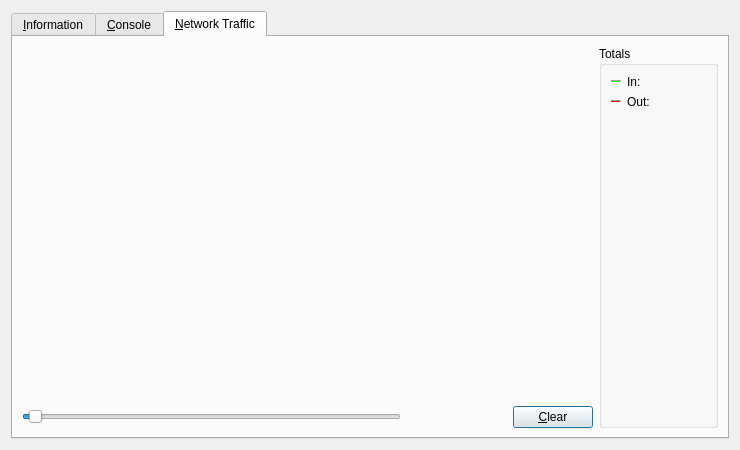
<?xml version="1.0" encoding="UTF-8"?>
<ui version="4.0">
 <class>RPCConsole</class>
 <widget class="QDialog" name="RPCConsole">
  <property name="geometry">
   <rect>
    <x>0</x>
    <y>0</y>
    <width>740</width>
    <height>450</height>
   </rect>
  </property>
  <property name="windowTitle">
   <string>simplecash - Debug window</string>
  </property>
  <layout class="QVBoxLayout" name="verticalLayout_2">
   <item>
    <widget class="QTabWidget" name="tabWidget">
     <property name="currentIndex">
      <number>2</number>
     </property>
     <widget class="QWidget" name="tab_info">
      <attribute name="title">
       <string>&amp;Information</string>
      </attribute>
      <layout class="QGridLayout" name="gridLayout" columnstretch="0,1">
       <property name="horizontalSpacing">
        <number>12</number>
       </property>
       <item row="0" column="0">
        <widget class="QLabel" name="label_9">
         <property name="font">
          <font>
           <weight>75</weight>
           <bold>true</bold>
          </font>
         </property>
         <property name="text">
          <string>simplecash Core</string>
         </property>
        </widget>
       </item>
       <item row="1" column="0">
        <widget class="QLabel" name="label_5">
         <property name="text">
          <string>Client name</string>
         </property>
        </widget>
       </item>
       <item row="1" column="1">
        <widget class="QLabel" name="clientName">
         <property name="cursor">
          <cursorShape>IBeamCursor</cursorShape>
         </property>
         <property name="text">
          <string>N/A</string>
         </property>
         <property name="textFormat">
          <enum>Qt::PlainText</enum>
         </property>
         <property name="textInteractionFlags">
          <set>Qt::LinksAccessibleByMouse|Qt::TextSelectableByKeyboard|Qt::TextSelectableByMouse</set>
         </property>
        </widget>
       </item>
       <item row="2" column="0">
        <widget class="QLabel" name="label_6">
         <property name="text">
          <string>Client version</string>
         </property>
        </widget>
       </item>
       <item row="2" column="1">
        <widget class="QLabel" name="clientVersion">
         <property name="cursor">
          <cursorShape>IBeamCursor</cursorShape>
         </property>
         <property name="text">
          <string>N/A</string>
         </property>
         <property name="textFormat">
          <enum>Qt::PlainText</enum>
         </property>
         <property name="textInteractionFlags">
          <set>Qt::LinksAccessibleByMouse|Qt::TextSelectableByKeyboard|Qt::TextSelectableByMouse</set>
         </property>
        </widget>
       </item>
       <item row="3" column="0">
        <widget class="QLabel" name="label_14">
         <property name="text">
          <string>Using OpenSSL version</string>
         </property>
         <property name="indent">
          <number>10</number>
         </property>
        </widget>
       </item>
       <item row="3" column="1">
        <widget class="QLabel" name="openSSLVersion">
         <property name="cursor">
          <cursorShape>IBeamCursor</cursorShape>
         </property>
         <property name="text">
          <string>N/A</string>
         </property>
         <property name="textFormat">
          <enum>Qt::PlainText</enum>
         </property>
         <property name="textInteractionFlags">
          <set>Qt::LinksAccessibleByMouse|Qt::TextSelectableByKeyboard|Qt::TextSelectableByMouse</set>
         </property>
        </widget>
       </item>
       <item row="4" column="0">
        <widget class="QLabel" name="label_12">
         <property name="text">
          <string>Build date</string>
         </property>
        </widget>
       </item>
       <item row="4" column="1">
        <widget class="QLabel" name="buildDate">
         <property name="cursor">
          <cursorShape>IBeamCursor</cursorShape>
         </property>
         <property name="text">
          <string>N/A</string>
         </property>
         <property name="textFormat">
          <enum>Qt::PlainText</enum>
         </property>
         <property name="textInteractionFlags">
          <set>Qt::LinksAccessibleByMouse|Qt::TextSelectableByKeyboard|Qt::TextSelectableByMouse</set>
         </property>
        </widget>
       </item>
       <item row="5" column="0">
        <widget class="QLabel" name="label_13">
         <property name="text">
          <string>Startup time</string>
         </property>
        </widget>
       </item>
       <item row="5" column="1">
        <widget class="QLabel" name="startupTime">
         <property name="cursor">
          <cursorShape>IBeamCursor</cursorShape>
         </property>
         <property name="text">
          <string>N/A</string>
         </property>
         <property name="textFormat">
          <enum>Qt::PlainText</enum>
         </property>
         <property name="textInteractionFlags">
          <set>Qt::LinksAccessibleByMouse|Qt::TextSelectableByKeyboard|Qt::TextSelectableByMouse</set>
         </property>
        </widget>
       </item>
       <item row="6" column="0">
        <widget class="QLabel" name="label_11">
         <property name="font">
          <font>
           <weight>75</weight>
           <bold>true</bold>
          </font>
         </property>
         <property name="text">
          <string>Network</string>
         </property>
        </widget>
       </item>
       <item row="7" column="0">
        <widget class="QLabel" name="label_7">
         <property name="text">
          <string>Number of connections</string>
         </property>
        </widget>
       </item>
       <item row="7" column="1">
        <widget class="QLabel" name="numberOfConnections">
         <property name="cursor">
          <cursorShape>IBeamCursor</cursorShape>
         </property>
         <property name="text">
          <string>N/A</string>
         </property>
         <property name="textFormat">
          <enum>Qt::PlainText</enum>
         </property>
         <property name="textInteractionFlags">
          <set>Qt::LinksAccessibleByMouse|Qt::TextSelectableByKeyboard|Qt::TextSelectableByMouse</set>
         </property>
        </widget>
       </item>
       <item row="8" column="0">
        <widget class="QLabel" name="label_8">
         <property name="text">
          <string>On testnet</string>
         </property>
        </widget>
       </item>
       <item row="8" column="1">
        <widget class="QCheckBox" name="isTestNet">
         <property name="enabled">
          <bool>false</bool>
         </property>
         <property name="text">
          <string/>
         </property>
        </widget>
       </item>
       <item row="9" column="0">
        <widget class="QLabel" name="label_10">
         <property name="font">
          <font>
           <weight>75</weight>
           <bold>true</bold>
          </font>
         </property>
         <property name="text">
          <string>Block chain</string>
         </property>
        </widget>
       </item>
       <item row="10" column="0">
        <widget class="QLabel" name="label_3">
         <property name="text">
          <string>Current number of blocks</string>
         </property>
        </widget>
       </item>
       <item row="10" column="1">
        <widget class="QLabel" name="numberOfBlocks">
         <property name="cursor">
          <cursorShape>IBeamCursor</cursorShape>
         </property>
         <property name="text">
          <string>N/A</string>
         </property>
         <property name="textFormat">
          <enum>Qt::PlainText</enum>
         </property>
         <property name="textInteractionFlags">
          <set>Qt::LinksAccessibleByMouse|Qt::TextSelectableByKeyboard|Qt::TextSelectableByMouse</set>
         </property>
        </widget>
       </item>
       <item row="11" column="0">
        <widget class="QLabel" name="label_4">
         <property name="text">
          <string>Estimated total blocks</string>
         </property>
        </widget>
       </item>
       <item row="11" column="1">
        <widget class="QLabel" name="totalBlocks">
         <property name="cursor">
          <cursorShape>IBeamCursor</cursorShape>
         </property>
         <property name="text">
          <string>N/A</string>
         </property>
         <property name="textFormat">
          <enum>Qt::PlainText</enum>
         </property>
         <property name="textInteractionFlags">
          <set>Qt::LinksAccessibleByMouse|Qt::TextSelectableByKeyboard|Qt::TextSelectableByMouse</set>
         </property>
        </widget>
       </item>
       <item row="12" column="0">
        <widget class="QLabel" name="label_2">
         <property name="text">
          <string>Last block time</string>
         </property>
        </widget>
       </item>
       <item row="12" column="1">
        <widget class="QLabel" name="lastBlockTime">
         <property name="cursor">
          <cursorShape>IBeamCursor</cursorShape>
         </property>
         <property name="text">
          <string>N/A</string>
         </property>
         <property name="textFormat">
          <enum>Qt::PlainText</enum>
         </property>
         <property name="textInteractionFlags">
          <set>Qt::LinksAccessibleByMouse|Qt::TextSelectableByKeyboard|Qt::TextSelectableByMouse</set>
         </property>
        </widget>
       </item>
       <item row="13" column="0">
        <spacer name="verticalSpacer_2">
         <property name="orientation">
          <enum>Qt::Vertical</enum>
         </property>
         <property name="sizeHint" stdset="0">
          <size>
           <width>20</width>
           <height>20</height>
          </size>
         </property>
        </spacer>
       </item>
       <item row="14" column="0">
        <widget class="QLabel" name="labelDebugLogfile">
         <property name="font">
          <font>
           <weight>75</weight>
           <bold>true</bold>
          </font>
         </property>
         <property name="text">
          <string>Debug log file</string>
         </property>
        </widget>
       </item>
       <item row="15" column="0">
        <widget class="QPushButton" name="openDebugLogfileButton">
         <property name="toolTip">
          <string>Open the simplecash debug log file from the current data directory. This can take a few seconds for large log files.</string>
         </property>
         <property name="text">
          <string>&amp;Open</string>
         </property>
         <property name="autoDefault">
          <bool>false</bool>
         </property>
        </widget>
       </item>
       <item row="16" column="0">
        <widget class="QLabel" name="labelCLOptions">
         <property name="font">
          <font>
           <weight>75</weight>
           <bold>true</bold>
          </font>
         </property>
         <property name="text">
          <string>Command-line options</string>
         </property>
        </widget>
       </item>
       <item row="17" column="0">
        <widget class="QPushButton" name="showCLOptionsButton">
         <property name="toolTip">
          <string>Show the simplecash-Qt help message to get a list with possible simplecash command-line options.</string>
         </property>
         <property name="text">
          <string>&amp;Show</string>
         </property>
         <property name="autoDefault">
          <bool>false</bool>
         </property>
        </widget>
       </item>
       <item row="18" column="0">
        <spacer name="verticalSpacer">
         <property name="orientation">
          <enum>Qt::Vertical</enum>
         </property>
         <property name="sizeHint" stdset="0">
          <size>
           <width>20</width>
           <height>40</height>
          </size>
         </property>
        </spacer>
       </item>
      </layout>
     </widget>
     <widget class="QWidget" name="tab_console">
      <attribute name="title">
       <string>&amp;Console</string>
      </attribute>
      <layout class="QVBoxLayout" name="verticalLayout_3">
       <property name="spacing">
        <number>3</number>
       </property>
       <item>
        <widget class="QTextEdit" name="messagesWidget">
         <property name="minimumSize">
          <size>
           <width>0</width>
           <height>100</height>
          </size>
         </property>
         <property name="readOnly">
          <bool>true</bool>
         </property>
         <property name="tabKeyNavigation" stdset="0">
          <bool>false</bool>
         </property>
         <property name="columnCount" stdset="0">
          <number>2</number>
         </property>
        </widget>
       </item>
       <item>
        <layout class="QHBoxLayout" name="horizontalLayout">
         <property name="spacing">
          <number>3</number>
         </property>
         <item>
          <widget class="QLabel" name="label">
           <property name="text">
            <string notr="true">&gt;</string>
           </property>
          </widget>
         </item>
         <item>
          <widget class="QLineEdit" name="lineEdit"/>
         </item>
         <item>
          <widget class="QPushButton" name="clearButton">
           <property name="maximumSize">
            <size>
             <width>24</width>
             <height>24</height>
            </size>
           </property>
           <property name="toolTip">
            <string>Clear console</string>
           </property>
           <property name="text">
            <string/>
           </property>
           <property name="icon">
            <iconset resource="../bitcoin.qrc">
             <normaloff>:/icons/remove</normaloff>:/icons/remove</iconset>
           </property>
           <property name="shortcut">
            <string notr="true">Ctrl+L</string>
           </property>
           <property name="autoDefault">
            <bool>false</bool>
           </property>
          </widget>
         </item>
        </layout>
       </item>
      </layout>
     </widget>
     <widget class="QWidget" name="tab">
      <attribute name="title">
       <string>&amp;Network Traffic</string>
      </attribute>
      <layout class="QHBoxLayout" name="horizontalLayout_3">
       <item>
        <layout class="QVBoxLayout" name="verticalLayout_4">
         <item>
          <widget class="TrafficGraphWidget" name="trafficGraph" native="true">
           <property name="sizePolicy">
            <sizepolicy hsizetype="Expanding" vsizetype="Expanding">
             <horstretch>0</horstretch>
             <verstretch>0</verstretch>
            </sizepolicy>
           </property>
          </widget>
         </item>
         <item>
          <layout class="QHBoxLayout" name="horizontalLayout_2">
           <item>
            <widget class="QSlider" name="sldGraphRange">
             <property name="minimum">
              <number>1</number>
             </property>
             <property name="maximum">
              <number>288</number>
             </property>
             <property name="pageStep">
              <number>12</number>
             </property>
             <property name="value">
              <number>6</number>
             </property>
             <property name="orientation">
              <enum>Qt::Horizontal</enum>
             </property>
            </widget>
           </item>
           <item>
            <widget class="QLabel" name="lblGraphRange">
             <property name="minimumSize">
              <size>
               <width>100</width>
               <height>0</height>
              </size>
             </property>
             <property name="alignment">
              <set>Qt::AlignCenter</set>
             </property>
            </widget>
           </item>
           <item>
            <widget class="QPushButton" name="btnClearTrafficGraph">
             <property name="text">
              <string>&amp;Clear</string>
             </property>
            </widget>
           </item>
          </layout>
         </item>
        </layout>
       </item>
       <item>
        <layout class="QVBoxLayout" name="verticalLayout">
         <item>
          <widget class="QGroupBox" name="groupBox">
           <property name="title">
            <string>Totals</string>
           </property>
           <layout class="QVBoxLayout" name="verticalLayout_5">
            <item>
             <layout class="QHBoxLayout" name="horizontalLayout_4">
              <item>
               <widget class="Line" name="line">
                <property name="sizePolicy">
                 <sizepolicy hsizetype="Fixed" vsizetype="Fixed">
                  <horstretch>0</horstretch>
                  <verstretch>0</verstretch>
                 </sizepolicy>
                </property>
                <property name="minimumSize">
                 <size>
                  <width>10</width>
                  <height>0</height>
                 </size>
                </property>
                <property name="palette">
                 <palette>
                  <active>
                   <colorrole role="Light">
                    <brush brushstyle="SolidPattern">
                     <color alpha="255">
                      <red>0</red>
                      <green>255</green>
                      <blue>0</blue>
                     </color>
                    </brush>
                   </colorrole>
                  </active>
                  <inactive>
                   <colorrole role="Light">
                    <brush brushstyle="SolidPattern">
                     <color alpha="255">
                      <red>0</red>
                      <green>255</green>
                      <blue>0</blue>
                     </color>
                    </brush>
                   </colorrole>
                  </inactive>
                  <disabled>
                   <colorrole role="Light">
                    <brush brushstyle="SolidPattern">
                     <color alpha="255">
                      <red>0</red>
                      <green>255</green>
                      <blue>0</blue>
                     </color>
                    </brush>
                   </colorrole>
                  </disabled>
                 </palette>
                </property>
                <property name="orientation">
                 <enum>Qt::Horizontal</enum>
                </property>
               </widget>
              </item>
              <item>
               <widget class="QLabel" name="label_16">
                <property name="text">
                 <string>In:</string>
                </property>
               </widget>
              </item>
              <item>
               <widget class="QLabel" name="lblBytesIn">
                <property name="minimumSize">
                 <size>
                  <width>50</width>
                  <height>0</height>
                 </size>
                </property>
                <property name="alignment">
                 <set>Qt::AlignRight|Qt::AlignTrailing|Qt::AlignVCenter</set>
                </property>
               </widget>
              </item>
             </layout>
            </item>
            <item>
             <layout class="QHBoxLayout" name="horizontalLayout_5">
              <item>
               <widget class="Line" name="line_2">
                <property name="sizePolicy">
                 <sizepolicy hsizetype="Fixed" vsizetype="Fixed">
                  <horstretch>0</horstretch>
                  <verstretch>0</verstretch>
                 </sizepolicy>
                </property>
                <property name="minimumSize">
                 <size>
                  <width>10</width>
                  <height>0</height>
                 </size>
                </property>
                <property name="palette">
                 <palette>
                  <active>
                   <colorrole role="Light">
                    <brush brushstyle="SolidPattern">
                     <color alpha="255">
                      <red>255</red>
                      <green>0</green>
                      <blue>0</blue>
                     </color>
                    </brush>
                   </colorrole>
                  </active>
                  <inactive>
                   <colorrole role="Light">
                    <brush brushstyle="SolidPattern">
                     <color alpha="255">
                      <red>255</red>
                      <green>0</green>
                      <blue>0</blue>
                     </color>
                    </brush>
                   </colorrole>
                  </inactive>
                  <disabled>
                   <colorrole role="Light">
                    <brush brushstyle="SolidPattern">
                     <color alpha="255">
                      <red>255</red>
                      <green>0</green>
                      <blue>0</blue>
                     </color>
                    </brush>
                   </colorrole>
                  </disabled>
                 </palette>
                </property>
                <property name="orientation">
                 <enum>Qt::Horizontal</enum>
                </property>
               </widget>
              </item>
              <item>
               <widget class="QLabel" name="label_17">
                <property name="text">
                 <string>Out:</string>
                </property>
               </widget>
              </item>
              <item>
               <widget class="QLabel" name="lblBytesOut">
                <property name="minimumSize">
                 <size>
                  <width>50</width>
                  <height>0</height>
                 </size>
                </property>
                <property name="alignment">
                 <set>Qt::AlignRight|Qt::AlignTrailing|Qt::AlignVCenter</set>
                </property>
               </widget>
              </item>
             </layout>
            </item>
            <item>
             <spacer name="verticalSpacer_4">
              <property name="orientation">
               <enum>Qt::Vertical</enum>
              </property>
              <property name="sizeHint" stdset="0">
               <size>
                <width>20</width>
                <height>407</height>
               </size>
              </property>
             </spacer>
            </item>
           </layout>
          </widget>
         </item>
        </layout>
       </item>
      </layout>
     </widget>
    </widget>
   </item>
  </layout>
 </widget>
 <customwidgets>
  <customwidget>
   <class>TrafficGraphWidget</class>
   <extends>QWidget</extends>
   <header>trafficgraphwidget.h</header>
   <container>1</container>
   <slots>
    <slot>clear()</slot>
   </slots>
  </customwidget>
 </customwidgets>
 <resources>
  <include location="../bitcoin.qrc"/>
 </resources>
 <connections/>
</ui>
